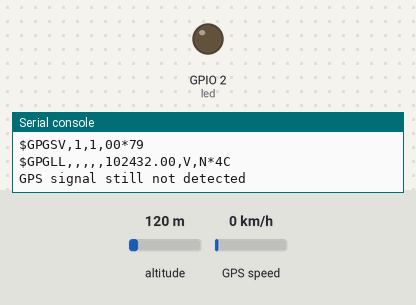
This program was run on a simulated ESP32 board running MicroPython. On the bench: output pins drawn as LEDs (lit = HIGH), the last lines printed to the serial console. Dashed ring = blinking. The test bench sets the inputs (shaded band); at power-on: altitude 120 m, GPS speed 0 km/h. WiFi joins after 1.5 s; the GPS gets a fix after 3 s at 37.7749, -122.4194 with 8 satellites; web requests get an empty 200 reply after 0.4 s.

Above: at 2.7 s.
2.8 s: altitude set to 20 m
At 3.8 s:
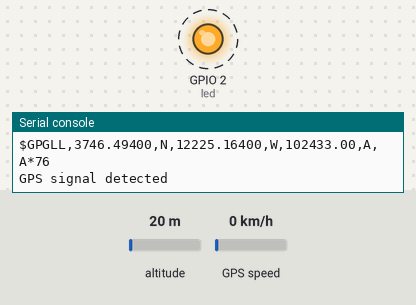
9.9 s: GPS speed set to 30 km/h
Timing chart, 0 to 19.4 s (numbered marks = the images above; inputs shaded):
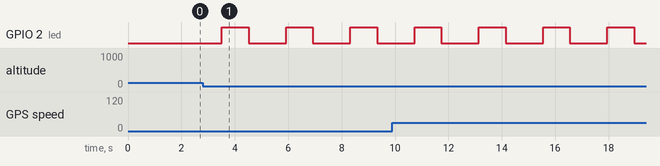

The program:

GPS_detection_32.py
```python
import sys
import time
import network
import machine
from machine import UART
from machine import PWM, Pin
import urequests
import ujson

def do_connect(wifi, password): # Connect the ESP32 to wifi

    wlan = network.WLAN(network.STA_IF) # Create station surface
    wlan.active(True)

    if not wlan.isconnected(): # Check if already connected
        print('connecting to network...')
        wlan.connect(wifi, password)
        while not wlan.isconnected():
            pass
    print('network config:', wlan.ifconfig())

# Inialize the Pin
gps_uart = UART(2, baudrate=9600, tx=17, rx=16)  # Use UART2 as the Output Input pin
debug_uart = sys.stdout  # Use the standard output
url = 'http://*********/gps'
wifi_1 = "******"
pw1 = '******'


def set_up():
    debug_uart.write("Initiating\n")
    debug_uart.write("Waiting...\n")

def loop_data():
    while True:
        if gps_uart.any():
            gps_data = gps_uart.read()
            if gps_data:
                debug_uart.write(gps_data) #.decode('utf-8'))
                loc_data = gps_data.decode('utf-8')
                loc_check(loc_data)
        time.sleep(1) # 1 second interval between receiving signal

# If the signal received has correct format, LED will light on for 1 second
def loc_check(data):

    # Initialize the LED pin
    led = Pin(2, Pin.OUT)
    data_lines = data.strip().splitlines()
    subprotocal_1 = 'GPGSA' # GPGSA is the key signal that indicates wether we have established connection with the satellites
    for lines in data_lines:
        if subprotocal_1 in lines:
            data_parts = lines.split(',')
            if (data_parts[2] == "3" or data_parts[2] == "2"):
                print('GPS signal detected')
                led.value(1)
                time.sleep(1)
                led.value(0)
                coordinate_signal = ana_data(data)
                print('coordinate detected is:', coordinate_signal)
                send_gps(url, coordinate_signal)
            elif data_parts[2] == "1":
                print('GPS signal still not detected')

def ana_data(data):

    data_lines = data.strip().splitlines() # Split the received signal line by line for iteration

    for lines in data_lines:
        if 'GNGGA' in lines:
            data_parts = lines.split(',')
            latitude_signal = float(data_parts[2])
            longitude_signal = float(data_parts[4])

            if data_parts[3] == 'N':
                lat_indi = 'N'
                latloc = convert_to_readable_format(latitude_signal, lat_indi)
            elif data_parts[3] == 'S':
                lat_indi = 'S'
                latloc = convert_to_readable_format(latitude_signal, lat_indi)
            if data_parts[5] == 'E':
                long_indi = 'E'
                longloc = convert_to_readable_format(longitude_signal, long_indi)
            elif data_parts[5] == 'W':
                long_indi = 'W'
                longloc = convert_to_readable_format(longitude_signal, long_indi)

            loc_dict = {
                "lattitude": latloc,
                "longitude": longloc
            }

            # signal =  latloc + ", " + longloc


    return loc_dict

def convert_to_readable_format(coordinate, indi): # Convert the string data to string that has indicators for location

    degrees = int(coordinate // 100)
    minutes = int(coordinate % 100)
    seconds = (coordinate % 1) * 60
    readable_format = f"{degrees}{indi}. {minutes}' {seconds:.3f}''"

    return readable_format

def send_gps(url, data):

    # payload = ujson.dumps(data)
    response = urequests.post(url, json=data)

    # Check if the response is not empty
    if response:
        print("Response received from the server:")
        s = response.text
        result = unicode_escape_decode(s)
        print(result)
        # print(response.json())
    else:
        print("No response received from the server.")

    response.close()

def unicode_escape_decode(s):
    result = ''
    i = 0
    while i < len(s):
        if s[i:i+2] == '\\u':
            hex_value = s[i+2:i+6]
            result += chr(int(hex_value, 16))
            i += 6
        else:
            result += s[i]
            i += 1
    return result

do_connect(wifi_1, pw1)

# Initialize the set_up for receiving data
set_up()

# Enter the main loop
loop_data()
```

Measured:
- by itself, GPIO 2 (led): alternates HIGH for 1.0 s and LOW for 1.4 s
